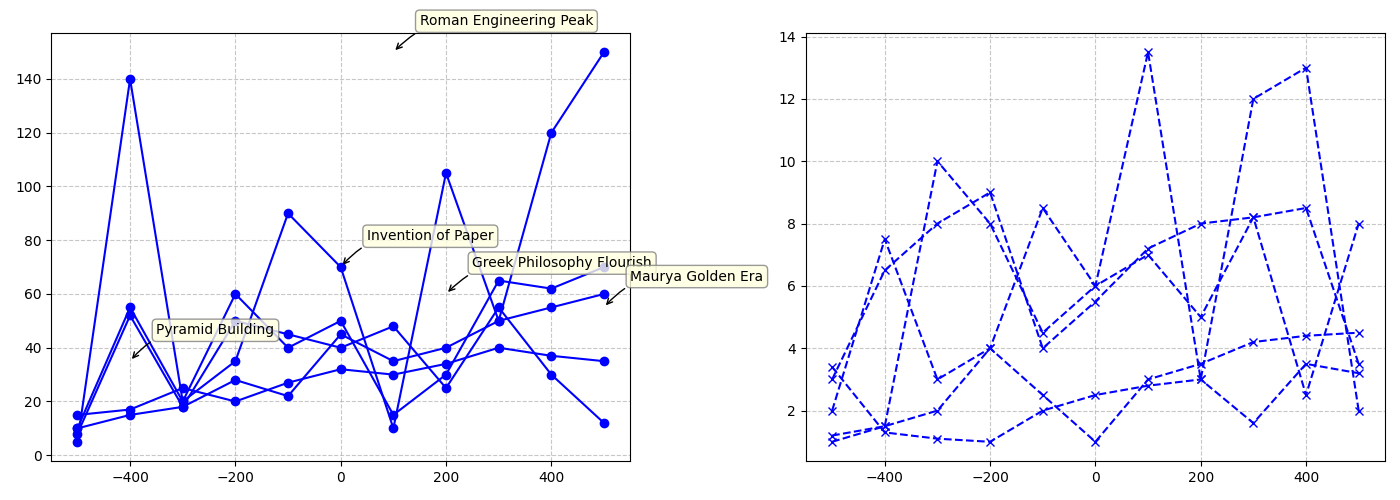

This chart was generated by the following Python code:
import matplotlib.pyplot as plt
import numpy as np

civilizations = ['Ancient Egypt', 'Chinese Han', 'Roman Empire', 'Ancient Greece', 'Maurya Empire']
years = np.arange(-500, 501, 100)

tech_advancements = {
    'Ancient Egypt': [15, 17, 25, 20, 27, 32, 30, 34, 40, 37, 35],
    'Chinese Han': [10, 55, 20, 60, 40, 50, 15, 30, 65, 62, 70],
    'Roman Empire': [5, 140, 20, 35, 90, 70, 10, 105, 50, 120, 150],
    'Ancient Greece': [10, 15, 18, 28, 22, 45, 35, 40, 50, 55, 60],
    'Maurya Empire': [8, 52, 18, 50, 45, 40, 48, 25, 55, 30, 12]
}

population_growth = {
    'Ancient Egypt': [1.2, 1.5, 2, 4, 2.5, 1, 3, 3.5, 4.2, 4.4, 4.5],
    'Chinese Han': [2, 7.5, 3, 4, 8.5, 6, 7, 5, 8.2, 2.5, 8],
    'Roman Empire': [1, 1.5, 10, 8, 4.5, 6, 13.5, 3, 12, 13, 2],
    'Ancient Greece': [3.4, 1.3, 1.1, 1, 2, 2.5, 2.8, 3, 1.6, 3.5, 3.2],
    'Maurya Empire': [3, 6.5, 8, 9, 4, 5.5, 7.2, 8, 8.2, 8.5, 3.5]
}

fig, axs = plt.subplots(1, 2, figsize=(14, 5))

single_color = 'blue' 

for civ, advancements in tech_advancements.items():
    axs[0].plot(years, advancements, marker='o', color=single_color)

axs[0].grid(True, linestyle='--', alpha=0.7)

for civ, population in population_growth.items():
    axs[1].plot(years, population, marker='x', linestyle='dashed', color=single_color)

axs[1].grid(True, linestyle='--', alpha=0.7)

annotations = [
    (-400, 35, "Pyramid Building"),
    (0, 70, "Invention of Paper"),
    (100, 150, "Roman Engineering Peak"),
    (200, 60, "Greek Philosophy Flourish"),
    (500, 55, "Maurya Golden Era")
]

for (x, y, text) in annotations:
    axs[0].annotate(text, xy=(x, y), xytext=(x+50, y+10),
                    bbox=dict(boxstyle="round,pad=0.3", edgecolor='gray', facecolor='lightyellow', alpha=0.8),
                    arrowprops=dict(arrowstyle='->', connectionstyle='arc3,rad=0.3', color='black'))

plt.tight_layout()
plt.show()
